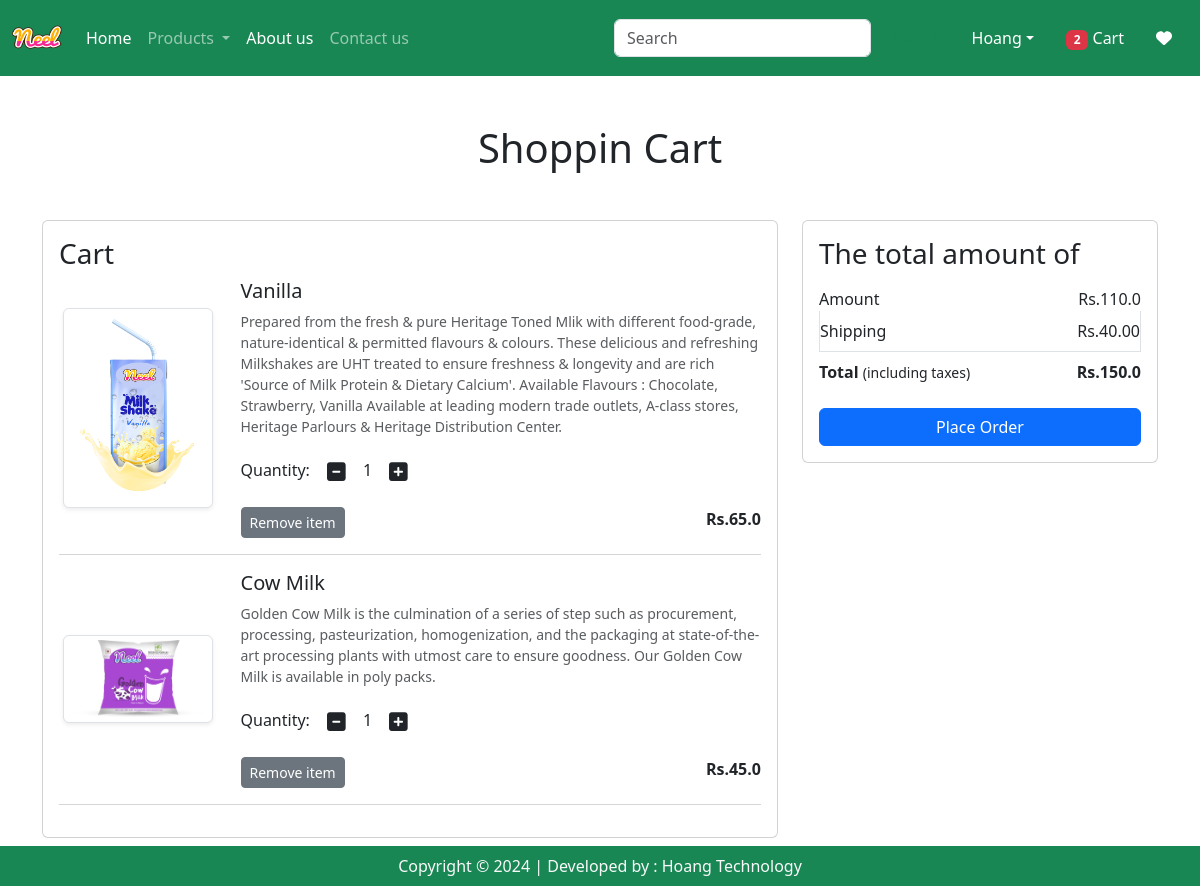
/cart/ (signed in), run on an earlier commit of the app's database.
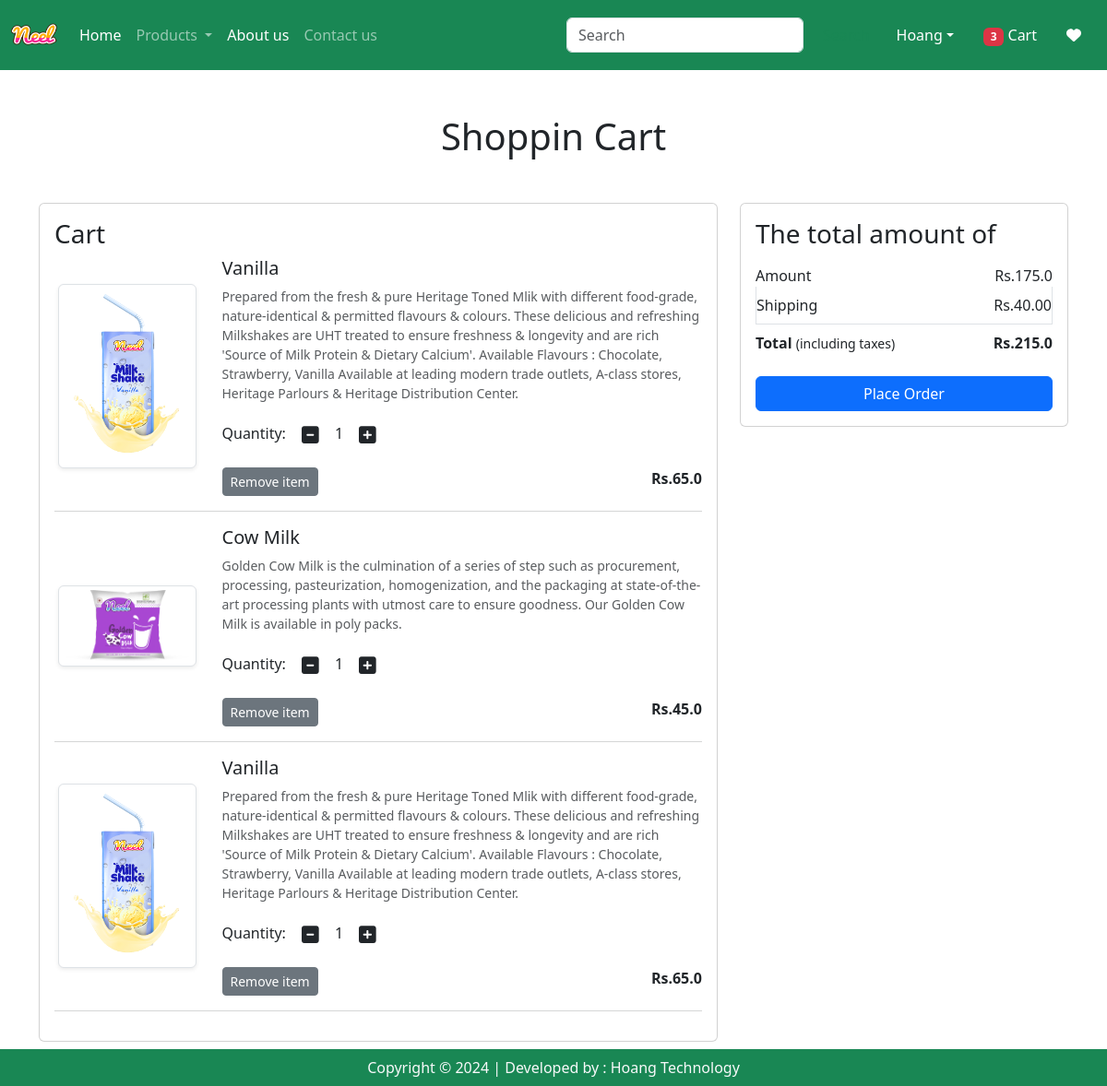
And on a later commit of the database.
### app/models.py (models this page shows, shortened)
class Cart(models.Model):
    user = models.ForeignKey(User, on_delete=models.CASCADE)
    product = models.ForeignKey(Product, on_delete=models.CASCADE)
    quantity = models.PositiveIntegerField(default=1)

class Product(models.Model):
    title = models.CharField(max_length=100)
    selling_price = models.FloatField()
    discounted_price = models.FloatField()
    description = models.TextField()
    composition = models.TextField(default='')
    prodapp = models.TextField(default='')
    category = models.CharField(choices=CATEGORY_CHOICES, max_length=2)
    product_image = models.ImageField(upload_to='product')

### app/views.py (the view)
# urls.py: path("cart/", views.show_cart, name='show-cart'),
@login_required
def show_cart(request):
    user = request.user
    cart = Cart.objects.filter(user=user)
    amount = 0
    for p in cart:
        value = p.quantity * p.product.discounted_price
        amount = amount + value
    totalamount = amount + 40
    totalitem = 0
    if request.user.is_authenticated:
        totalitem = len(Cart.objects.filter(user=request.user))
    return render(request, 'app/addtocart.html', locals())

### app/templates/app/addtocart.html (shortened to what this page needs)
{% extends "app/base.html" %}
{% load static %}
{% block main-content %}
<div class="container my-5">
    <div class="row">
        {% if cart %}
        <h1 class="text-center mb-5">Shoppin Cart</h1>
        <div class="col-sm-8">
            <div class="card">
                <div class="card-body">
                    <h3>Cart</h3>
                    {% for item in cart %}
                    <div class="row">
                        <div class="col-sm-3 text-center align-self-center"><img src="{{item.product.product_image.url}}" alt="" srcset="" class="img-fluid img-thumbnail shadow-sm" height="150" width="150"></div>
                        <div class="col-sm-9">
                            <div>
                                <h5>{{item.product.title}}</h5>
                                <p class="mb-2 text-muted small">{{item.product.description}}</p>
                                <div class="my-3">
                                    <label for="quantity">Quantity:</label>
                                    <a class="minus-cart btn" pid={{item.product.id}}><i class="fas fa-minus-square fa-lg"></i></a>
                                    <span id="quantity">{{item.quantity}}</span>
                                    <a class="plus-cart btn" pid={{item.product.id}}><i class="fas fa-plus-square fa-lg"></i></a>
                                </div>
                                <div class="d-flex justify-content-between">
                                    <a href="#" class="remove-cart btn btn-sm btn-secondary mr-3" pid={{item.product.id}}>Remove item</a>
                                    <p class="mb-0"><span><strong>Rs.{{item.product.discounted_price}}</strong></span></p>
                                </div>
                            </div>
                        </div>
                    </div>
                    <hr class="text-muted">
                    {% endfor %}
                </div>
            </div>
        </div>
        <div class="col-sm-4">
            <div class="card">
                <div class="card-body">
                    <h3>The total amount of </h3>
                    <ul class="list-group">
                        <li class="list-group-item d-flex justify-content-between align-items-center border-0 px-0 pb-0">Amount<span id="amount">Rs.{{amount}}</span></li>
                        <li class="list-group-item d-flex justify-content-between align-items-center px-0">Shipping<span>Rs.40.00</span></li>
                        <li class="list-group-item d-flex justify-content-between align-items-center border-0 px-0 mb-3">
                            <div>
                                <strong>Total</strong> <small>(including taxes)</small>
                            </div>
                            <span id="totalamount"><strong>Rs.{{totalamount}}</strong></span>
                        </li>
                    </ul>
                    <div class="d-grid"><a href="{% url 'checkout' %}" class="btn btn-primary">Place Order</a></div>
                </div>
            </div>
        </div>
        {% else %}
        <h1 class="text-center mb-5">Cart is Empty</h1>
        {% endif %}
    </div>
</div>
{% endblock %}

### app/templates/app/base.html (shortened to what this page needs)
<!DOCTYPE html>
{% load static %}
<html lang="en">
<head>
    <link href="https://cdn.jsdelivr.net/npm/bootstrap@5.3.3/dist/css/bootstrap.min.css" rel="stylesheet">
    <link rel="stylesheet" href="{% static 'app/css/owl.carousel.min.css' %}"/>
    <link rel="stylesheet" href="{% static 'app/css/all.min.css' %}"/>
    <link rel="stylesheet" href="{% static 'app/css/style.css' %}"/>
</head>
<body>
    <nav class="navbar navbar-expand-lg navbar-dark bg-success">
        <div class="container-fluid">
          <a class="navbar-brand" href="#">
            <img src="{% static "app/images/Neel.png" %}" width="50" height="50"/>
          </a>
          <div class="collapse navbar-collapse" id="navbarSupportedContent">
            <ul class="navbar-nav me-auto mb-2 mb-lg-0">
              {% if request.user.is_authenticated %}
              <li class="nav-item">
                <a class="nav-link active" aria-current="page" href="/">Home</a>
              </li>
              <li class="nav-item dropdown">
                <a class="nav-link dropdown-toggle" href="#" role="button" data-bs-toggle="dropdown" aria-expanded="false">
                  Products
                </a>
              </li>
              <li class="nav-item">
                <a class="nav-link text-white" href="{% url 'about' %}">About us</a>
              </li>
              <li class="nav-item">
                <a class="nav-link text white" href="{% url 'contact' %}">Contact us</a>
              </li>
            </ul>
            <form class="d-flex" role="search">
              <input class="form-control me-2" type="search" placeholder="Search" aria-label="Search">
              <button class="btn btn-outline-success" type="submit">Search</button>
            </form>
          </div>
          <ul class="navbar-nav me-auto mb-2 mb-lg-0">
            <li class="nav-item dropdown mx-2">
              <a class="nav-link dropdown-toggle text-white" href="#" id="profileDropDown" role="button" data-bs-toggle="dropdown" aria-expanded="false">Hoang</a>
            </li>
            <li class="nav-item mx-2">
              <a href="{% url 'show-cart' %}" class="nav-link text-white"><span class="badge bg-danger">{% if totalitem > 0 %} {{totalitem}} {% endif %}</span> Cart</a>
            </li>
            <li class="nav-item mx-2">
              <a href="#" class="nav-link text-white"> <i class="fa fa-heart"></i></a>
            </li>
            {% endif %}
          </ul>
        </div>
      </nav>
      {% block main-content %}{% endblock main-content %}
      <footer class="container-fluid bg-success text-center text-light fixed-bottom p-2 mt-5">
          Copyright &copy; 2024 | Developed by : Hoang Technology
      </footer>
</body>
</html>

What changed in the data, as far as the page shows it:
added Cart: product.product_image (picture), product "Vanilla", product.description "Prepared from the fresh & pure Heritage Toned Mlik with different food-grade, nature-identical & permitted flavours & colours. These delicious and refreshing Milkshakes are UHT treated to ensure freshness & longevity and are rich 'Source of Milk Protein & Dietary Calcium'. Available Flavours : Chocolate, Strawberry, Vanilla Available at leading modern trade outlets, A-class stores, Heritage Parlours & Heritage Distribution Center.", quantity "1", product.discounted_price "65.0"
Also different on the page:
{{ totalitem }}: "2" → "3"
{{ amount }}: "110.0" → "175.0"
{{ totalamount }}: "150.0" → "215.0"
